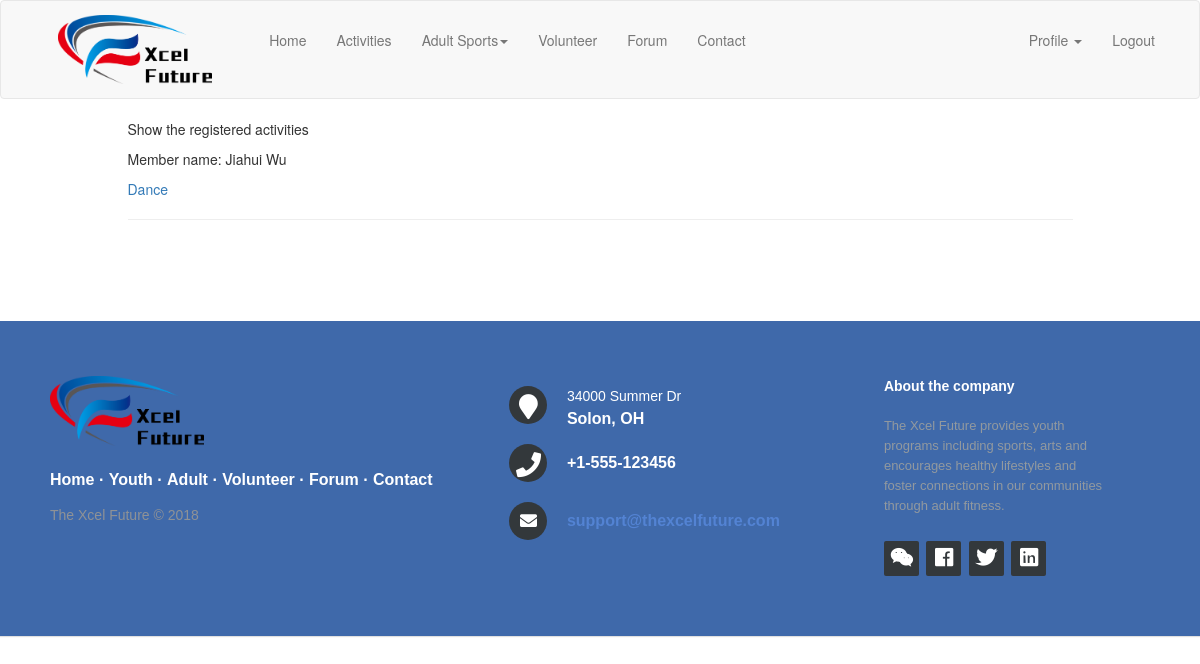
Before: /my_activities (signed in) with the older database file.
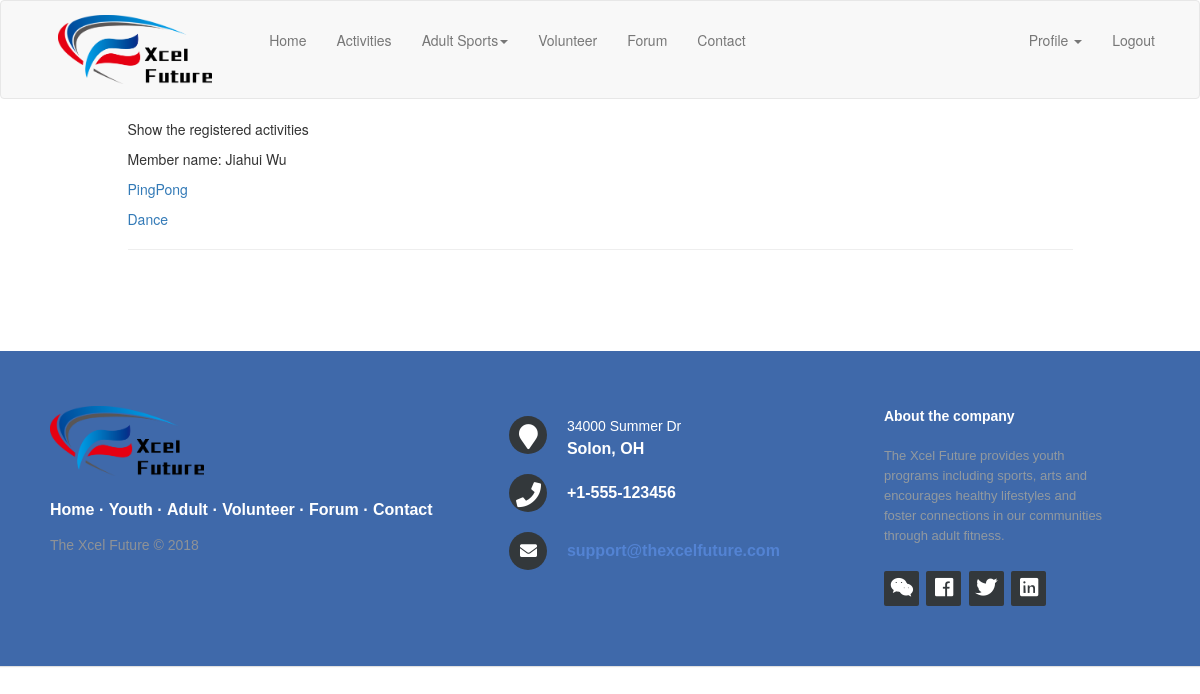
After: the same page with the newer database file.
### app/models.py (models this page shows, shortened)
class Member(UserMixin, db.Model):
    id = db.Column(db.Integer, primary_key=True)
    fname = db.Column(db.String(64))
    lname = db.Column(db.String(64))
    gender = db.Column(db.String(10))
    birthday = db.Column(db.Date)
    country = db.Column(db.String(50))
    other = db.Column(db.String(50))
    state = db.Column(db.String(50))
    city = db.Column(db.String(50))
    address = db.Column(db.String(200))
    zip = db.Column(db.String(10))
    cell = db.Column(db.String(20))
    check1 = db.Column(db.Boolean, default=False)
    healthNotes = db.Column(db.String(100))
    EmergencyContact = db.Column(db.String(64))
    EmergencyPhone = db.Column(db.String(20))
    account_id = db.Column(db.Integer, db.ForeignKey('user.id'))
    registrations = db.relationship('Event', secondary=regis,
    backref=db.backref('registers', lazy='dynamic'),
    lazy='dynamic')
    def registered_events(self):
        return Event.query.join(
            regis, (regis.c.event_id == Event.id)).filter(
                regis.c.user_id == self.id).order_by(Event.start_date.desc())

class Event(db.Model):
    id = db.Column(db.Integer, primary_key=True)
    weekday = db.Column(db.String(64))
    time = db.Column(db.TIME())
    start_date = db.Column(db.DateTime, index=True, default=datetime.now)
    end_date = db.Column(db.DateTime, index=True)
    registration = db.Column(db.DateTime, index=True)
    location = db.Column(db.String(128))
    limit = db.Column(db.Integer)
    participants = db.Column(db.Integer, default=0)
    title = db.Column(db.String(500))
    body = db.Column(db.Text)
    event_file = db.relationship('File', secondary=event_file_table,
                  backref=db.backref('file_event', lazy='dynamic'), lazy='dynamic')
    event_image = db.relationship('Image', secondary=event_image_table,
                  backref=db.backref('image_event', lazy='dynamic'), lazy='dynamic')

### app/routes.py (the view)
@app.route('/my_activities')
@login_required
def my_activities():
    members = Member.query.filter_by(account_id=current_user.id)
    page = request.args.get('page', 1, type=int)
    array = []
    for member in members:
        eventobj = {}
        eventobj['member'] = member
        eventobj['events'] = member.registered_events().paginate(page, app.config['EVENTS_PER_PAGE'], False).items
        array.append(eventobj)
    return render_template('my_activities.html', array=array)

### app/models.py (called while the page is built)
@login.user_loader
def load_user(id):
    return User.query.get(int(id))

### app/templates/my_activities.html
{% extends "base.html" %}
{% block app_content %}
<p>Show the registered activities</p>
{% for item in array %}
    <p>Member name: {{ item['member'].fname }} {{ item['member'].lname }}</p>
    {% if item['events'] %}
    {% for event in item['events'] %}
        <p><a href="{{ url_for('event', event=event.id) }}">{{ event.title }}</a></p>
    {% endfor %}
    {% else %}
        <p>The member has no registered activities.</p>
    {% endif %}
    <hr>
{% endfor %}
{% endblock %}

Changed rows visible on the page:
now on this page (row edited): Event: title "PingPong"
